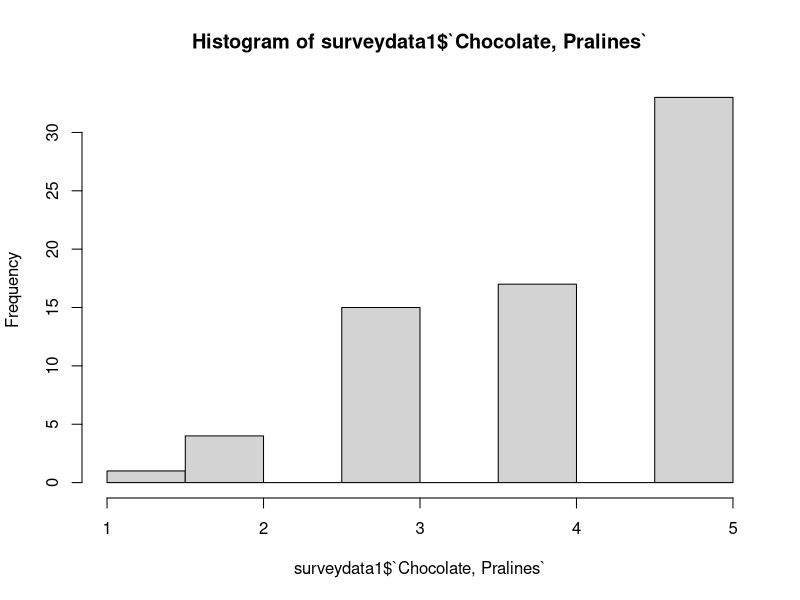

Here is the R script that generated this plot: (Note: this script raises an error after producing the figure.)
#######################################
#                                     #
#            gift giving              #
#          survey analysis            #
#                                     #
#            Thomas FROST             #
#           Antonia GERKEN            #
#           Anita LINDBERG            #
#             Diane OWIN              #
#                                     #
#       emlyon business school        #
#                                     #
#       https://lyonexchange.fr       #
#     gift-giving@lyonexchange.fr     #
#                                     #
#######################################



# 00 - Setup #############################

# setwd("~/Studium/Master/Module/5A2M21 Advanced Topics in Digital Marketing/Gruppenarbeit/GiftGiving")

# install.packages("tidyverse")
# install.packages("fastDummies")
# install.packages("openxlsx")
# install.packages("data.table")


library(tidyverse)
library(fastDummies)
library(openxlsx)
library(data.table)


# 01 - Read data #########################

surveydata <- read_csv(file = "results-survey282822_20211007-1755.csv")

# 02 - Clean data #########################

# delete incomplete answers
surveydata <- filter(surveydata, !is.na(submitdate))

# delete answer where control question is wrong
surveydata <- surveydata[surveydata$`G02Q10[SQ053]`  == 4, ]

# remove control question
surveydata1 <- subset(surveydata, select = -c(`G02Q10[SQ053]`) )

# remove time stamp
surveydata1 <- subset(surveydata1, select = -c(submitdate) )

# rename categorical columns----
oldnames <-  c('G01Q04','G01Q17', 'G01Q18', 'G01Q19', 'G01Q05', 'G02Q02','G03Q03', 'G03Q13', 'G03Q14',
             'G03Q15','G03Q16')
newnames <-  c('situation_fit','last_minute', 'remb_bday', 'online_gift', 
             'suitablegift','services_fit','age', 'gender', 'student', 'profession','country')
for(i in 1:length(newnames)) names(surveydata1)[names(surveydata1) == oldnames[i]] = newnames[i]

# rename G02Q07 ----

# How suitable are the following items in your opinion for an individualized gift box? 
# Consider as criteria the probability of sending a box with this to someone else by yourself 
# and how much you would find it a good gift if you would receive it yourself. 
# Consider 1 as a bad gift and 5 as the best possible option.

gifts_numbers <- c('G02Q07[SQ001]', 'G02Q07[SQ012]','G02Q07[SQ022]','G02Q07[SQ032]','G02Q07[SQ042]',
                   'G02Q07[SQ052]','G02Q07[SQ062]','G02Q07[SQ072]','G02Q07[SQ082]','G02Q07[SQ092]')
gifts_names <- c('Seads', 'Spices', 'Chocolate, Pralines', 'Coffee / Tea', 'Food / sweats in general', 
                 'Specialties from the whole country / EU / world', 'Flowers', 'Candles', 'Cosmetics', 
                 'Alcohol')
for(i in 1:length(gifts_names)) names(surveydata1)[names(surveydata1) == gifts_numbers[i]] = gifts_names[i]

# rename G01Q06 -----

# What do you usually give your friends (who do not live close to you) for their birthday?
gifts_numbers2 <- c('G01Q06[SQ001]', 'G01Q06[SQ002]', 'G01Q06[SQ003]', 'G01Q06[SQ004]', 'G01Q06[SQ005]')
gifts_names2 <- c('package', 'post_card','flowers', 'nothing_no_change','nothing_want_change')
for(i in 1:length(gifts_names2)) names(surveydata1)[names(surveydata1) == gifts_numbers2[i]] = gifts_names2[i]

# recode yes/no to 1/0 as dummies
surveydata1 <- dummy_cols(surveydata1, select_columns = gifts_names2, remove_selected_columns = TRUE)
# delete douplicated columns
surveydata1 <- subset(surveydata1, select = - c(package_No, post_card_No, flowers_No,
                                                nothing_no_change_No,nothing_want_change_No))

# rename G02Q10 ----

# Imagine that this service wants to help you not only for sending gifts to others but also
# wants to be your central point for all matters related to gifts. Which of the following 
# functionalities should the platform provide to be useful for you?(1 = not important at all
# and 5 = really important)
gifts_numbers3 <- c('G02Q10[SQ012]','G02Q10[SQ022]','G02Q10[SQ032]','G02Q10[SQ042]',
                    'G02Q10[SQ052]')
gifts_names3 <- c('Int_User_Design', 'Customized_packaging','per_calendar',
                  'recommendation','wishlist')
for(i in 1:length(gifts_names3)) names(surveydata1)[names(surveydata1) == gifts_numbers3[i]] = gifts_names3[i]


# recode variables in dummies ----

# situation_fit (G01Q04): yes = 1, last_minute (G01Q17): last min = 1, 
# hard_remb_bday(G01Q18): hard to remb = 1,; online_gift(G01Q19): yes = 1; 
# suitablegift (G01Q05): hard = yes = 1; services_fit (G02Q02): yes = 1;
# gender (G03Q13): male = 1; student (G03Q14): yes = 1;

# might adding age and country to the dummy list ?

dummy_var <- c('situation_fit','last_minute', 'remb_bday', 'online_gift', 
               'suitablegift','services_fit', 'gender', 'student')

surveydata1 <- dummy_cols(surveydata1, select_columns = dummy_var, remove_selected_columns = TRUE)

# delete douplicated columns
surveydata1 <- subset(surveydata1, select = - c(situation_fit_No, remb_bday_No,online_gift_No, 
                                                suitablegift_No, services_fit_No, 
                                                gender_Female, student_No))
# problem with deleting 'last_minute_In advance', because of '.. ..' in it

# Format Factor Variables ----
surveydata1$age <- as.factor(surveydata1$age)
surveydata1$profession <- as.factor(surveydata1$profession)
surveydata1$country <- as.factor(surveydata1$country)

# dummies as numeric 
surveydata1[,24:37] <- sapply(surveydata1[,24:37],as.numeric)


# 03 - Extracting text answers to excel ##############

text_answers <- c('G01Q11', 'G02Q08','G02Q09', 'G02Q12')

answers_G01Q11 <- unique(surveydata1['G01Q11'])
answers_G02Q08 <- unique(surveydata1['G02Q08'])
answers_G02Q09 <- unique(surveydata1['G02Q09'])
answers_G02Q12 <- unique(surveydata1['G02Q12'])

# export as  one excel
list_of_text_answers <- list("G01Q11" = answers_G01Q11, "G02Q08" = answers_G02Q08,
                             "G02Q09" = answers_G02Q09,
                         "G02Q12" = answers_G02Q12)
write.xlsx(list_of_text_answers, file = "survey_open_question_v1.xlsx", overwrite = TRUE)

# deleting open questions from data frame
surveydata1 <- subset(surveydata1, select = - c(G01Q11, G02Q08, G02Q09, G02Q12))

# 04 - Descriptive analysis ##############
summary(surveydata1)

# Plot Histogram of One Variable
hist(surveydata1$`Chocolate, Pralines`)

# different gift items (G02Q07)
items <- c('Seads', 'Spices', 'Chocolate, Pralines', 'Coffee / Tea', 'Food / sweats in general', 'Specialties from the whole country / EU / world', 'Flowers', 'Candles', 'Cosmetics', 'Alcohol')
labels <- c('Seads', 'Spices', 'Chocolate,\nPralines', 'Coffee /\nTea', 'Food / sweats\nin general', 'Specialties from\nthe whole country /\nEU / world', 'Flowers', 'Candles', 'Cosmetics', 'Alcohol')

giftitems <- reshape(surveydata[15:24], times = items, timevar = "gift", direction = "long", 
                     varying = 1:10, v.names = "rating")
rownames(giftitems) <- 1:nrow(giftitems)
giftitems$gift <- as.factor(giftitems$gift)

itemsplot <- ggplot(giftitems) +
  theme_classic() +
  geom_boxplot(aes(x = gift, y = rating)) +
  ylab("Rating (1 to 5)") +
  xlab("") +
  ggtitle("G02Q07 Popularity of gift box items") +
  scale_x_discrete(labels= labels)
itemsplot

#for this plot I get a mistake message: Fehler: Assigned data `ids` must be compatible with existing data.
# x Existing data has 510 rows.
# x Assigned data has 51 rows.
# ℹ Only vectors of size 1 are recycled.


# Format yes/no answer as Factor Variable
surveydata$G01Q04 <- as.factor(surveydata$G01Q04)


# Show percentage of the two answers
summary(surveydata$G01Q04)/nrow(surveydata)

# plot a simple bar diagram
plot <- ggplot(surveydata) +
  geom_bar(aes(x = G01Q04)) +
  ylab("Number of respondents") +
  xlab("Answer") +
  ggtitle("G01Q04 Familiarity of problem situation") +
  coord_flip()
plot
